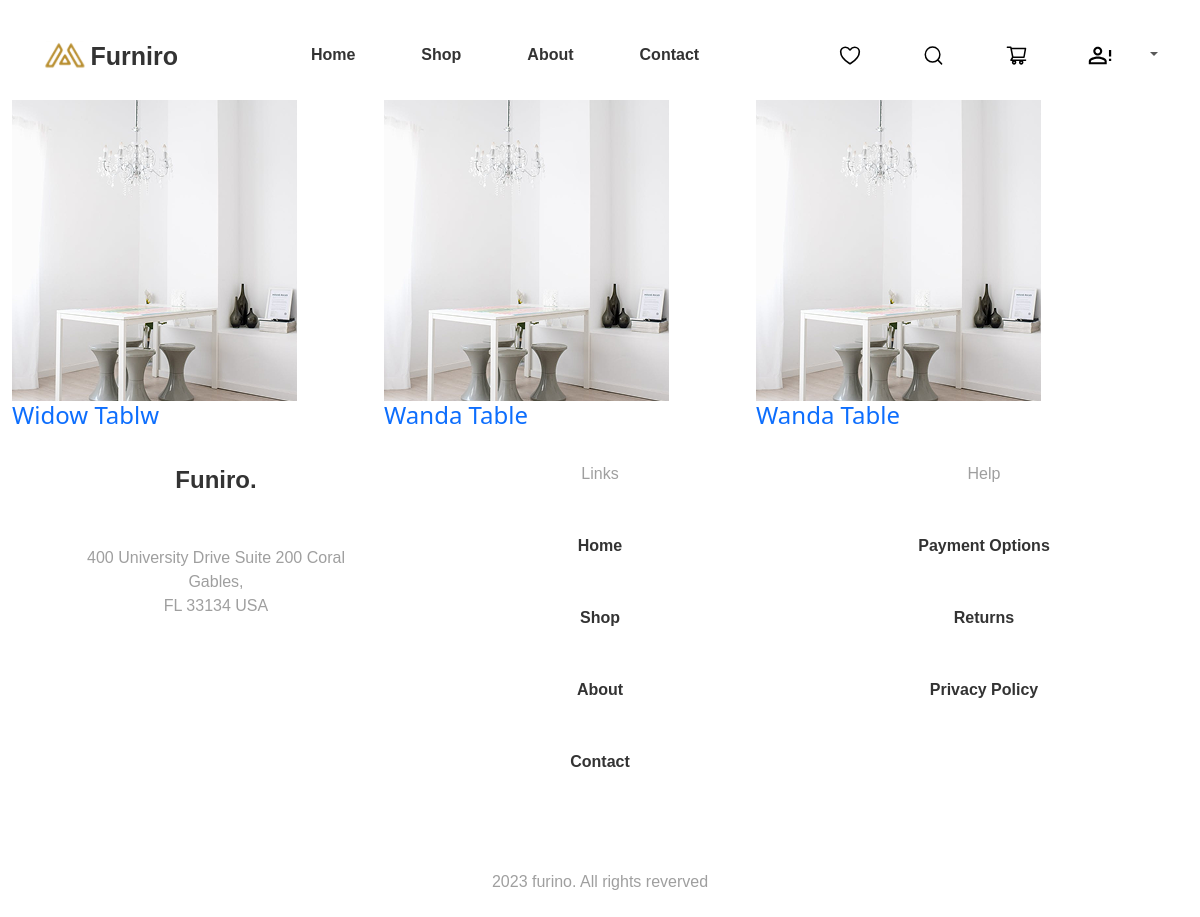
Page /table_categories/ on the committed database.
### core/models.py (models this page shows, shortened)
class Furniture(models.Model):
    Category_Choice = [
        ("CHAIR", 'Chair'),
        ("SOFA", 'Sofa'),
        ('TABLE', 'Table')
    ]
    name = models.CharField(max_length=255)
    category = models.CharField(max_length=20, choices= Category_Choice)
    small_description = models.CharField(max_length=255)
    description = models.TextField()
    selling_price = models.IntegerField()
    discounted_price = models.IntegerField()
    percentage = models.IntegerField(default=0)
    price_and_quantity_total = models.IntegerField(default=0)
    furniture_img = models.ImageField(upload_to="furniture_img")

### core/views.py (the view)
# urls.py: path('table_categories/', views.table_categories, name='table'),
def table_categories(request):
    tc = Furniture.objects.filter(category = 'TABLE')
    return render(request, 'core/table_categories.html', {'tc': tc})

### core/templates/core/table_categories.html (shortened to what this page needs)
{% extends "core/base.html" %}
{% load static %}
{% block content %}
<div class="container row">
    {% for tc in tc  %}
    <div class="col-lg-4">
        <a href="{% url "single" tc.id %}" style = 'text-decoration: none;'>
            <img class= 'img-fluid' src="{{tc.furniture_img.url}}" alt="">
            <h4>{{tc.name}}</h4>
        </a>
    </div>
    {% endfor %}
</div>
{% endblock content %}

### core/static/core/css/home.css (style rules this page uses)
:root { --pure: #FFFFFF; --dark: #333333; --grey: #9F9F9F; --text_grey: #616161; --grid-grey: #F4F5F7; --primary_brown: #FFF3E3; --secondary_brown: #B88E2F; --red: #E97171; --green: #2EC1AC; }
* { margin: 0; padding: 0; box-sizing: border-box; }

### rows in the picture
Furniture: furniture_img (picture), name "Widow Tablw"
Furniture: furniture_img (picture), name "Wanda Table"
Furniture: furniture_img (picture), name "Wanda Table"
